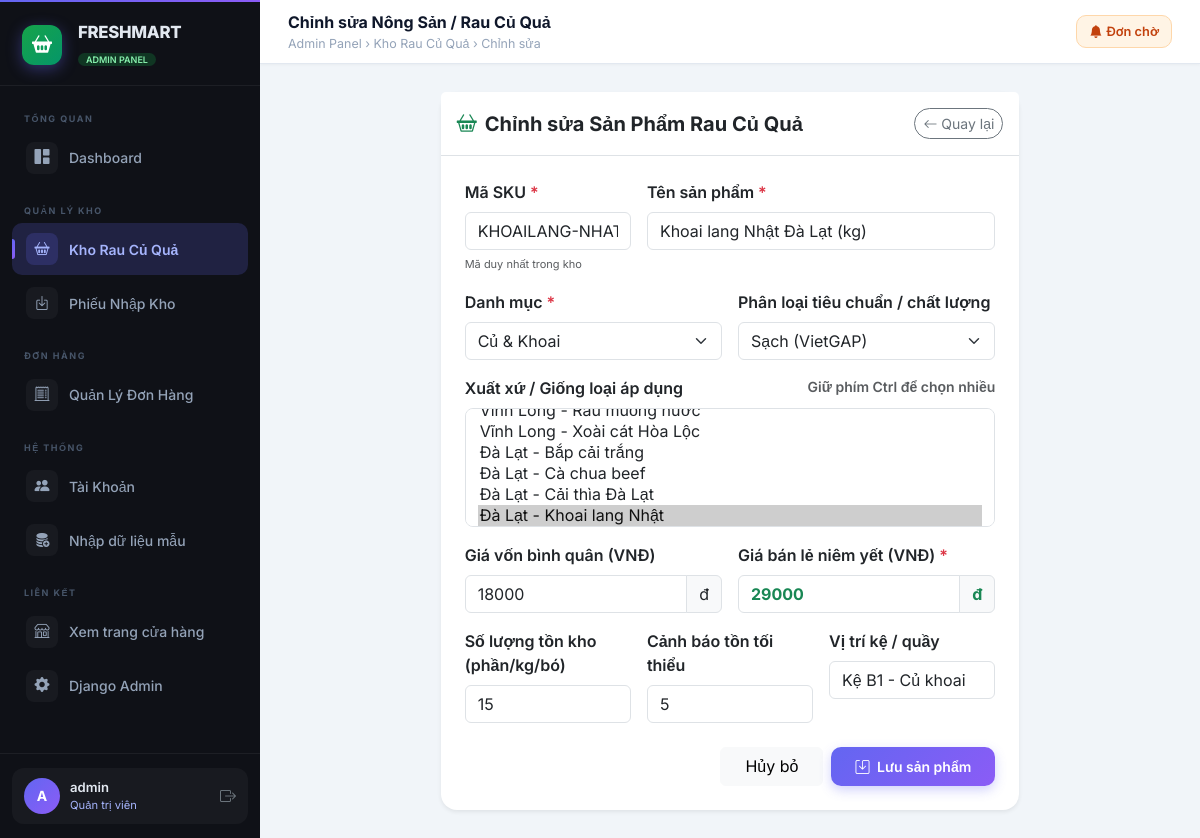
Page /manage/products/10/edit/ (signed in) on the committed database.
### home/models.py (models this page shows, shortened)
class Product(models.Model):
    GRADE_CHOICES = [
        ('ZIN', 'Hữu cơ (Organic)'),
        ('LK1', 'Sạch (VietGAP)'),
        ('OEM', 'Thường'),
        ('DLC', 'Nhập khẩu (Import)'),
    ]
    sku = models.CharField(max_length=50, unique=True, verbose_name="Mã SKU")
    name = models.CharField(max_length=255, verbose_name="Tên sản phẩm")
    category = models.ForeignKey(Category, on_delete=models.PROTECT, related_name="products", verbose_name="Danh mục")
    grade = models.CharField(max_length=10, choices=GRADE_CHOICES, default='LK1', verbose_name="Phân loại chất lượng")
    compatible_models = models.ManyToManyField(
        PhoneModel,
        related_name="compatible_parts",
        blank=True,
        verbose_name="Giống loại / Nguồn gốc cụ thể"
    )
    cost_price = models.DecimalField(max_digits=12, decimal_places=0, default=0, verbose_name="Giá vốn (VNĐ)")
    retail_price = models.DecimalField(max_digits=12, decimal_places=0, default=0, verbose_name="Giá bán lẻ (VNĐ)")
    stock_quantity = models.IntegerField(default=0, verbose_name="Số lượng tồn kho")
    min_stock_alert = models.IntegerField(default=3, verbose_name="Mức cảnh báo tồn tối thiểu")
    location = models.CharField(max_length=100, blank=True, verbose_name="Vị trí kệ / quầy")
    created_at = models.DateTimeField(auto_now_add=True, verbose_name="Ngày tạo")
    updated_at = models.DateTimeField(auto_now=True, verbose_name="Cập nhật cuối")
    class Meta:
        verbose_name = "Sản phẩm"
        verbose_name_plural = "Danh mục Sản phẩm"
        ordering = ['category', 'name']

class Category(models.Model):
    name = models.CharField(max_length=100, unique=True, verbose_name="Tên danh mục")
    class Meta:
        verbose_name = "Danh mục sản phẩm"
        verbose_name_plural = "Danh mục sản phẩm"
        ordering = ['name']

### home/views.py (the view, shortened to what this page needs)
# urls.py: path('manage/products/<int:pk>/edit/', views.admin_product_edit, name='admin_product_edit'),
@admin_required
def admin_product_edit(request, pk):
    product = get_object_or_404(Product, pk=pk)
    categories = Category.objects.all()
    phone_models = PhoneModel.objects.all().select_related('brand')
    selected_model_ids = list(product.compatible_models.values_list('id', flat=True))
    return render(request, 'admin_panel/product_form.html', {
        'product': product,
        'categories': categories,
        'phone_models': phone_models,
        'selected_model_ids': selected_model_ids,
        'action': 'Chỉnh sửa',
    })

### home/templates/admin_panel/product_form.html (shortened to what this page needs)
{% extends 'admin_panel/base_admin.html' %}
{% block page_title %}{{ action }} Nông Sản / Rau Củ Quả{% endblock %}
{% block page_breadcrumb %}Admin Panel &rsaquo; Kho Rau Củ Quả &rsaquo; {{ action }}{% endblock %}
{% block content %}
<div class="row justify-content-center">
    <div class="col-12 col-lg-8">
        <div class="card border-0 shadow-sm rounded-4">
            <div class="card-header bg-white py-3 border-bottom d-flex justify-content-between align-items-center">
                <h5 class="fw-bold mb-0 text-dark">
                    <i class="bi bi-basket2 text-success me-2"></i>{{ action }} Sản Phẩm Rau Củ Quả
                </h5>
                <a href="{% url 'admin_product_list' %}" class="btn btn-outline-secondary btn-sm rounded-pill">
                    <i class="bi bi-arrow-left"></i> Quay lại
                </a>
            </div>
            <div class="card-body p-4">
                <form method="post">
                    <div class="row g-3 mb-3">
                        <div class="col-12 col-md-4">
                            <label class="form-label fw-semibold">Mã SKU <span class="text-danger">*</span></label>
                            <input type="text" name="sku" value="{{ product.sku|default:'' }}" class="form-control text-uppercase" placeholder="VD: CA-CHUA-DL" {% if product %}readonly{% else %}required{% endif %}>
                            <small class="text-muted" style="font-size: 11px;">Mã duy nhất trong kho</small>
                        </div>
                        <div class="col-12 col-md-8">
                            <label class="form-label fw-semibold">Tên sản phẩm <span class="text-danger">*</span></label>
                            <input type="text" name="name" value="{{ product.name|default:'' }}" class="form-control" placeholder="VD: Cà chua beef Đà Lạt (kg)" required>
                        </div>
                    </div>
                    <div class="row g-3 mb-3">
                        <div class="col-12 col-md-6">
                            <label class="form-label fw-semibold">Danh mục <span class="text-danger">*</span></label>
                            <select name="category" class="form-select" required>
                                {% for cat in categories %}
                                <option value="{{ cat.id }}" {% if product.category_id == cat.id %}selected{% endif %}>{{ cat.name }}</option>
                                {% endfor %}
                            </select>
                        </div>
                        <div class="col-12 col-md-6">
                            <label class="form-label fw-semibold">Phân loại tiêu chuẩn / chất lượng</label>
                            <select name="grade" class="form-select">
                                <option value="LK1" {% if product.grade == 'LK1' or not product %}selected{% endif %}>Sạch (VietGAP)</option>
                            </select>
                        </div>
                    </div>
                    <div class="mb-3">
                        <label class="form-label fw-semibold d-flex justify-content-between">
                            <span>Xuất xứ / Giống loại áp dụng</span>
                            <span class="text-muted small">Giữ phím Ctrl để chọn nhiều</span>
                        </label>
                        <select name="compatible_models" class="form-select" multiple size="5" style="border-radius: 8px;">
                            {% for m in phone_models %}
                            <option value="{{ m.id }}" {% if m.id in selected_model_ids %}selected{% endif %}>
                                {{ m.brand.name }} - {{ m.name }}
                            </option>
                            {% endfor %}
                        </select>
                    </div>
                    <div class="row g-3 mb-3">
                        <div class="col-12 col-md-6">
                            <label class="form-label fw-semibold">Giá vốn bình quân (VNĐ)</label>
                            <div class="input-group">
                                <input type="number" name="cost_price" value="{{ product.cost_price|default:0 }}" class="form-control" min="0" step="1000">
                                <span class="input-group-text">đ</span>
                            </div>
                        </div>
                        <div class="col-12 col-md-6">
                            <label class="form-label fw-semibold">Giá bán lẻ niêm yết (VNĐ) <span class="text-danger">*</span></label>
                            <div class="input-group">
                                <input type="number" name="retail_price" value="{{ product.retail_price|default:0 }}" class="form-control text-success fw-bold" min="0" step="1000" required>
                                <span class="input-group-text text-success fw-bold">đ</span>
                            </div>
                        </div>
                    </div>
                    <div class="row g-3 mb-4">
                        <div class="col-12 col-md-4">
                            <label class="form-label fw-semibold">Số lượng tồn kho (phần/kg/bó)</label>
                            <input type="number" name="stock_quantity" value="{{ product.stock_quantity|default:0 }}" class="form-control" min="0">
                        </div>
                        <div class="col-12 col-md-4">
                            <label class="form-label fw-semibold">Cảnh báo tồn tối thiểu</label>
                            <input type="number" name="min_stock_alert" value="{{ product.min_stock_alert|default:3 }}" class="form-control" min="0">
                        </div>
                        <div class="col-12 col-md-4">
                            <label class="form-label fw-semibold">Vị trí kệ / quầy</label>
                            <input type="text" name="location" value="{{ product.location|default:'' }}" class="form-control" placeholder="VD: Quầy A1 - Rau củ">
                        </div>
                    </div>
                    <div class="d-flex justify-content-end gap-2">
                        <a href="{% url 'admin_product_list' %}" class="btn btn-light px-4">Hủy bỏ</a>
                        <button type="submit" class="btn btn-admin-primary px-4">
                            <i class="bi bi-save me-1"></i> Lưu sản phẩm
                        </button>
                    </div>
                </form>
            </div>
        </div>
    </div>
</div>
{% endblock %}

### home/templates/admin_panel/base_admin.html (shortened to what this page needs)
<!DOCTYPE html>
<html lang="vi">
<head>
    <link href="https://cdn.jsdelivr.net/npm/bootstrap@5.3.3/dist/css/bootstrap.min.css" rel="stylesheet">
    <link rel="stylesheet" href="https://cdn.jsdelivr.net/npm/bootstrap-icons@1.11.3/font/bootstrap-icons.min.css">
</head>
<body>
<aside class="admin-sidebar" id="adminSidebar">
    <div class="sidebar-brand">
        <a href="{% url 'admin_dashboard' %}" class="d-flex align-items-center gap-3 text-decoration-none">
            <div class="brand-logo" style="background: linear-gradient(135deg, #16a34a 0%, #059669 100%);">
                <i class="bi bi-basket2-fill"></i>
            </div>
            <div>
                <div class="brand-name">FRESHMART</div>
                <span class="brand-badge" style="background: rgba(22,163,74,0.25); color: #86efac;">ADMIN PANEL</span>
            </div>
        </a>
    </div>
    <nav class="sidebar-nav">
        <div class="sidebar-section-label">Tổng Quan</div>
        <a href="{% url 'admin_dashboard' %}"
           class="sidebar-item {% if request.resolver_match.url_name == 'admin_dashboard' %}active{% endif %}">
            <span class="icon"><i class="bi bi-grid-1x2-fill"></i></span>
            Dashboard
        </a>
        <div class="sidebar-section-label mt-2">Quản Lý Kho</div>
        <a href="{% url 'admin_product_list' %}"
           class="sidebar-item {% if 'admin_product' in request.resolver_match.url_name %}active{% endif %}">
            <span class="icon"><i class="bi bi-basket2"></i></span>
            Kho Rau Củ Quả
        </a>
        <a href="{% url 'admin_receipt_list' %}"
           class="sidebar-item {% if 'admin_receipt' in request.resolver_match.url_name %}active{% endif %}">
            <span class="icon"><i class="bi bi-box-arrow-in-down"></i></span>
            Phiếu Nhập Kho
        </a>
        <div class="sidebar-section-label mt-2">Đơn Hàng</div>
        <a href="{% url 'admin_order_list' %}"
           class="sidebar-item {% if 'admin_order' in request.resolver_match.url_name %}active{% endif %}">
            <span class="icon"><i class="bi bi-receipt-cutoff"></i></span>
            Quản Lý Đơn Hàng
        </a>
        <div class="sidebar-section-label mt-2">Hệ Thống</div>
        <a href="{% url 'admin_user_management' %}"
           class="sidebar-item {% if request.resolver_match.url_name == 'admin_user_management' %}active{% endif %}">
            <span class="icon"><i class="bi bi-people-fill"></i></span>
            Tài Khoản
        </a>
        <a href="{% url 'seed_sample_data' %}" class="sidebar-item">
            <span class="icon"><i class="bi bi-database-fill-add"></i></span>
            Nhập dữ liệu mẫu
        </a>
        <div class="sidebar-section-label mt-2">Liên Kết</div>
        <a href="{% url 'home' %}" target="_blank" class="sidebar-item">
            <span class="icon"><i class="bi bi-shop"></i></span>
            Xem trang cửa hàng
        </a>
        <a href="/admin/" target="_blank" class="sidebar-item">
            <span class="icon"><i class="bi bi-gear-fill"></i></span>
            Django Admin
        </a>
    </nav>
    <div class="sidebar-footer">
        <div class="user-info-block">
            <div class="user-avatar">{{ request.user.username|first|upper }}</div>
            <div class="flex-grow-1 overflow-hidden">
                <div class="user-name text-truncate">{{ request.user.username }}</div>
                <div class="user-role">Quản trị viên</div>
            </div>
            <a href="{% url 'logout' %}" class="text-secondary" title="Đăng xuất" style="font-size: 16px;">
                <i class="bi bi-box-arrow-right"></i>
            </a>
        </div>
    </div>
</aside>
<header class="admin-topbar">
    <div class="flex-grow-1">
        <div class="topbar-title">{% block page_title %}Dashboard{% endblock %}</div>
        <div class="topbar-breadcrumb">{% block page_breadcrumb %}Admin Panel &rsaquo; Dashboard{% endblock %}</div>
    </div>
    <div class="d-flex align-items-center gap-3 ms-3">
        <a href="{% url 'admin_order_list' %}?status=PENDING" class="btn btn-sm position-relative d-flex align-items-center gap-1"
           style="background:#fff4e5;color:#c2410c;border:1px solid #fed7aa;border-radius:10px;padding:6px 12px;font-size:0.8rem;font-weight:600;">
            <i class="bi bi-bell-fill"></i> Đơn chờ
        </a>
    </div>
</header>
<main class="admin-content">
    {% block content %}{% endblock %}
</main>
</body>
</html>

### rows in the picture
Product: sku "KHOAILANG-NHAT", name "Khoai lang Nhật Đà Lạt (kg)", category "Củ & Khoai", grade "Sạch (VietGAP)", cost_price "18000", retail_price "29000", stock_quantity "15", min_stock_alert "5", location "Kệ B1 - Củ khoai"

### other values in the picture
{{ request.user.username|first|upper }} "A"
{{ request.user.username }} "admin"
{{ action }} "Chỉnh sửa"
form field compatible_models "Vĩnh Long - Xoài cát Hòa Lộc / Đà Lạt - Bắp cải trắng / Đà Lạt - Cà chua beef / Đà Lạt - Cải thìa Đà Lạt / Đà Lạt - Khoai lang Nhật ☑"
